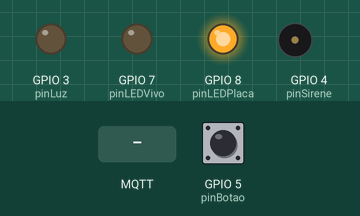
The sketch below on a simulated ESP32-S3. Shown: output pins drawn as LEDs (lit = HIGH), buzzer (waves = sounding, pin HIGH). The test bench sets the inputs (shaded band); at power-on: GPIO 5 (pinBotao) LOW. WiFi joins after 1.5 s; servers stay silent unless stated; no MQTT or app messages arrive unless stated; what the sketch prints to the serial monitor is not drawn.

Above: at 3.2 s.
3.3 s: MQTT message "1" arrives on the first subscribed topic
At 4.4 s:
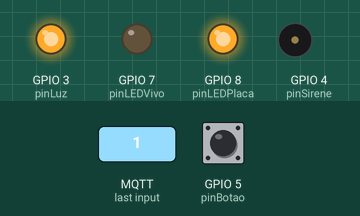
6.3 s: MQTT message "0" arrives on the first subscribed topic
At 6.8 s:
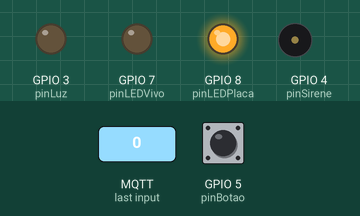
7.8 s: MQTT message "2" arrives on the first subscribed topic
At 9.0 s:
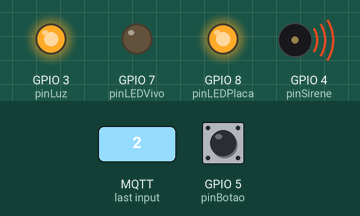
9.3 s: GPIO 5 (pinBotao) pulled HIGH for 0.15 s
At 9.7 s:
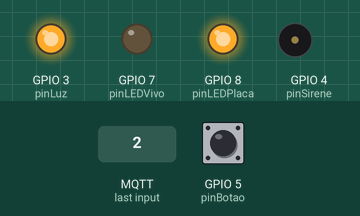
12.4 s: MQTT message "WiFi010" arrives on the first subscribed topic
At 15.01 s:
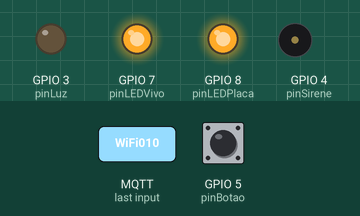
Timing chart, 0 to 16.4 s (numbered marks = the images above; inputs shaded):
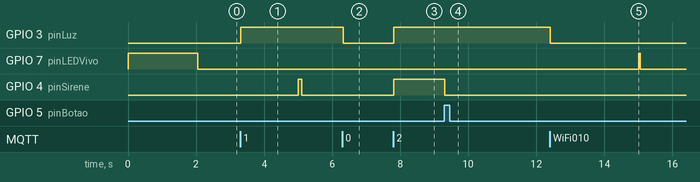

The sketch:

Q1107-Sketch.ino
```cpp
#include <WiFi.h>
#include <MQTT.h>
#include "user.h"  //Informar a rede WiFi, a senha, usuário MQTT e a senha

//const char ssid[] = "xxx";
//const char pass[] = "xxx";

#define MEU_DISPOSITIVO "bi_q1107"
#define TOPICO_ALERTA "bi_q1107/alerta"

//Servidor MQTT
const char servidor[] = "54.233.221.233";
//const char servidor[] = "mqtt.monttudo.com";  //(caso o IP não funcione, use a identificação pelo domínio)

//Usuário MQTT
const char deviceName[] = MEU_DISPOSITIVO;
const char mqttUser[] = "todos";
const char mqttPass[] = "cortesi@BrincandoComIdeias";

#define pinLEDPlaca 8
#define pinLEDVivo 7
#define pinSirene 4
#define pinLuz 3
#define pinBotao 5

#define TEMPO_AVISO 5000
#define TEMPO_PULSO 100

WiFiClient net;
MQTTClient client;

int estado = 0;  //0=StandBy 1=Aviso 2=Alarme
int estadoAnt = 1;
unsigned long delayAviso;
unsigned long delayVivo;
bool silencio = false;

void connect() {
  Serial.print("->wifi...");
  while (WiFi.status() != WL_CONNECTED) {
    Serial.print(".");
    delay(1000);
  }
  Serial.println(";");

  Serial.print("->mqtt...");
  while (!client.connect(deviceName, mqttUser, mqttPass)) {
    Serial.print(".");
    delay(1000);
  }
  Serial.println(";");
  Serial.println("->conectado;");
}

void messageReceived(String &topic, String &payload) {
  Serial.println(topic + ":" + payload);

  if (topic == TOPICO_ALERTA) {
    estado = payload.toInt();
  }

  // Nota: Não use o "client" nessa função para publicar, subscrever ou
  // dessubscrever porque pode causar problemas quando outras mensagens são recebidas
  // enquanto são feitos envios ou recebimentos. Então, altere uma variavel global,
  // coloque numa fila e trate essa fila no loop depois de chamar `client.loop()`.
}

void setup() {
  pinMode(pinLEDPlaca, OUTPUT);
  pinMode(pinLEDVivo, OUTPUT);
  pinMode(pinSirene, OUTPUT);
  pinMode(pinLuz, OUTPUT);
  pinMode(pinBotao, INPUT_PULLDOWN);

  digitalWrite(pinLEDPlaca, LOW);
  digitalWrite(pinLEDVivo, HIGH);
  digitalWrite(pinSirene, LOW);
  digitalWrite(pinLuz, LOW);

  //Serial1.begin(9600, SERIAL_8N1, 20, 21);  //VELOCIDADE, CONFIGURACAO_SERIAL, RX, TX
  Serial.begin(9600);
  WiFi.begin(ssid, pass);

  // Observação: Nomes de domínio locais (por exemplo, "Computer.local" no OSX)
  // não são suportados pelo Arduino. Você precisa definir o endereço IP diretamente.
  client.begin(servidor, net);
  client.onMessage(messageReceived);

  connect();
  client.subscribe(TOPICO_ALERTA);
  digitalWrite(pinLEDPlaca, HIGH);
  digitalWrite(pinLEDVivo, LOW);
}

void loop() {
  client.loop();
  delay(10);  //corrige alguns problemas com a estabilidade do WiFi

  if (!client.connected()) {
    digitalWrite(pinLEDPlaca, LOW);
    digitalWrite(pinLEDVivo, HIGH);
    connect();
    client.subscribe(TOPICO_ALERTA);
    digitalWrite(pinLEDPlaca, HIGH);
    digitalWrite(pinLEDVivo, LOW);
  }

  if ((estado == 0) && (estadoAnt != 0)) {
    digitalWrite(pinSirene, LOW);
    digitalWrite(pinLuz, LOW);
    silencio = false;
  }

  if ((estado == 1) && (estadoAnt != 1)) {
    digitalWrite(pinLuz, HIGH);
    silencio = false;
  }
  if (estado == 1) {
    if (!silencio) {
      if ((millis() - delayAviso) > TEMPO_AVISO) {
        delayAviso = millis();
        digitalWrite(pinSirene, HIGH);
        delay(TEMPO_PULSO);
        digitalWrite(pinSirene, LOW);
      }
    }
  }

  if ((estado == 2) && (estadoAnt != 2)) {
    silencio = false;
    digitalWrite(pinLuz, HIGH);
    digitalWrite(pinSirene, HIGH);
  }

  if (estado != 0) {
    if (digitalRead(pinBotao)) {
      digitalWrite(pinSirene, LOW);
      silencio = true;
    }
  }

  if ((millis() - delayVivo) > 15000) {
    delayVivo = millis();
    digitalWrite(pinLEDVivo, HIGH);
    delay(50);
    digitalWrite(pinLEDVivo, LOW);
  }

  estadoAnt = estado;

  //client.subscribe(topico);
  //client.unsubscribe(topico);
  //client.publish(topico, valor);
}
```

user.h
```cpp
//Rede WiFi
const char ssid[] = "StarLinda";    //"WiFi010";
const char pass[] = "Glaucia@2000"; //"nico262005glau10";
```

Measured:
- after the input at 3.3 s, GPIO 3 (pinLuz): LOW → HIGH at once; GPIO 4 (pinSirene): LOW → HIGH after 1.7 s, → LOW 0.10 s later
- after the input at 6.3 s, GPIO 3 (pinLuz): HIGH → LOW at once
- after the input at 7.8 s, GPIO 3 (pinLuz), GPIO 4 (pinSirene): LOW → HIGH at once
- after the input at 9.3 s, GPIO 4 (pinSirene): HIGH → LOW at once
- after the input at 12.4 s, GPIO 3 (pinLuz): HIGH → LOW at once
